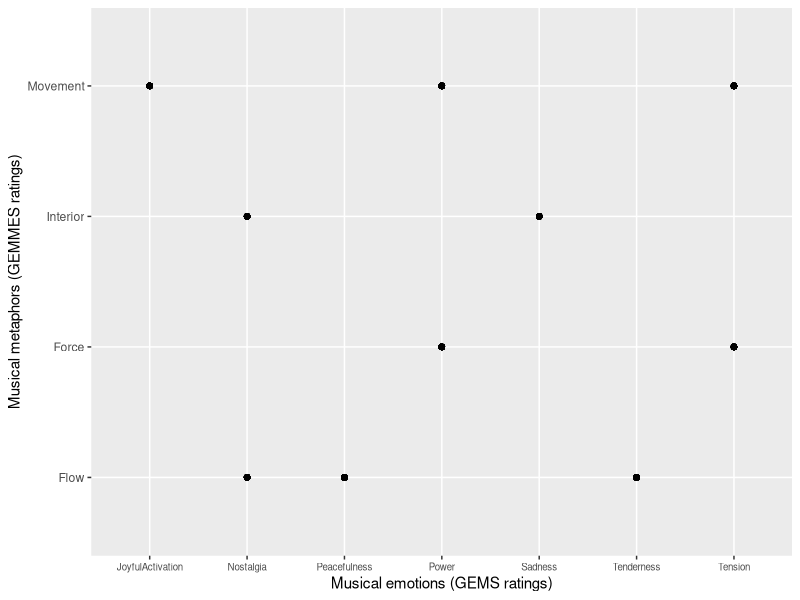

R code for this plot:
## ---- chunk 1
knitr::opts_chunk$set(message = FALSE, echo = TRUE)
## ---- chunk 2
library(readxl)
library(knitr)
library(dplyr)
library(tidyr)
library(ggplot2)
## ---- chunk 3
GEMMES <- read_xlsx("Exp2A-GEMMES_Binomial.xlsx", sheet = 1)
## ---- chunk 4
GEMMES_clean <- GEMMES %>%
  select(-VISU, -VISU_Value, -VISU_Binomial)
GEMMES_clean <- unique(GEMMES_clean)
## ---- chunk 5
GEMMES2 <- GEMMES_clean %>%
  select(Sex, Age, Musician_type, Excerpt_id, Excerpt_GEMS, BEST_GEMS, BEST_VA, BEST_VISU)
kable(head(GEMMES2, 10))
## ---- chunk 6
GEMMES2_long <- gather(GEMMES2, condition, measurement, BEST_GEMS:BEST_VISU)
kable(head(GEMMES2_long, 10))
## ---- chunk 7
GEMMES2_long <- GEMMES2_long %>%
  unite(Participant_info, Sex, Age, Musician_type)
kable(head(GEMMES2_long, 10))
## ---- chunk 8
GEMMES2_long <- GEMMES2_long %>%
    separate(Participant_info, into=c("Sex", "Age", "Musician_type"), sep ="_")
kable(head(GEMMES2_long, 10))
## ---- chunk 9
ggplot(GEMMES2, aes(BEST_GEMS, BEST_VISU))+
  geom_point()+
  theme(axis.text.x = element_text(size = 7))+
  labs(x = "Musical emotions (GEMS ratings)", y = "Musical metaphors (GEMMES ratings)")+
  scale_y_discrete(labels = c("Flow", "Force", "Interior", "Movement"))+
  scale_x_discrete(labels = c("JoyfulActivation", "Nostalgia", "Peacefulness", "Power", "Sadness", "Tenderness", "Tension"))
